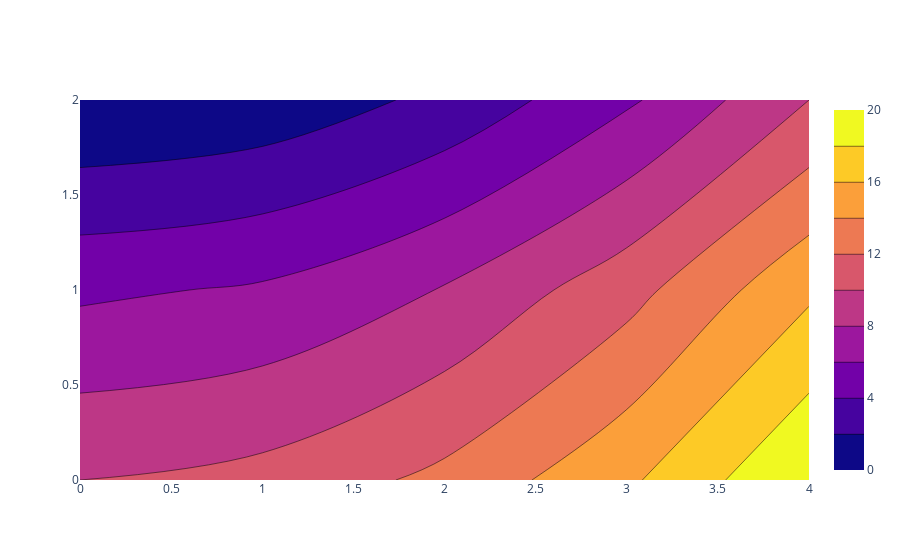

Notebook code cell kept with this figure:
### Markdown cell above
## Basic Contour Plot
* A 2D contour plot shows the contour lines of a 2D numerical array *z*, i.e. interpolated lines of isovalues of *z*.
### Contour Line:
* A contour line (also isoline, isopleth, or isarithm) of a function of two variables is a curve along which the function has a constant value, so that the curve joins points of equal value.
* It is a plane section of the three-dimensional graph of the function f(x, y) parallel to the (x, y)-plane.
* In cartography, a contour line (often just called a "contour") joins points of equal elevation (height) above a given level, such as mean sea level.
* A contour map is a map illustrated with contour lines, for example a topographic map, which thus shows valleys and hills, and the steepness or gentleness of slopes.
* The contour interval of a contour map is the difference in elevation between successive contour lines.
[Contour Line on Wikipedia](https://en.wikipedia.org/wiki/Contour_line)

### Code cell
import plotly.graph_objects as go

fig = go.Figure(data =
    go.Contour(
        # notice z is 2D .. because we have x and y
        z=[[10, 10.625, 12.5, 15.625, 20],
           [5.625, 6.25, 8.125, 11.25, 15.625],
           [2.5, 3.125, 5., 8.125, 12.5],
           [0.625, 1.25, 3.125, 6.25, 10.625],
           [0, 0.625, 2.5, 5.625, 10]]
    ))
fig.show()

### Figure 1 — Plotly figure (JSON) as saved in the notebook; plotly's stock layout.template omitted (floating-point values rounded to 4 significant figures)
{"data": [{"type": "contour", "z": [[10, 10.62, 12.5, 15.62, 20], [5.625, 6.25, 8.125, 11.25, 15.62], [0, 0.625, 2.5, 5.625, 10]]}], "layout": {}}
